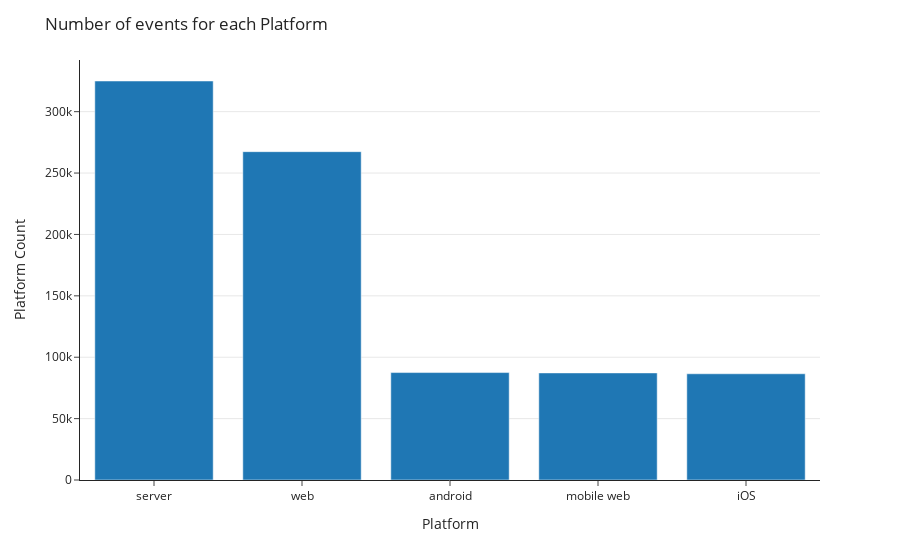

Notebook code for this chart:
### Code cell
title = 'Number of events for each Platform'
bar_plot(x='Platform', y='Platform Count',df=events_platform_count,title=title)

### Figure 1 — Plotly figure (JSON) as saved in the notebook; plotly's stock layout.template omitted (floating-point values rounded to 4 significant figures)
{"data": [{"alignmentgroup": "True", "hovertemplate": "Platform=%{x}<br>Platform Count=%{y}<extra></extra>", "legendgroup": "", "marker": {"color": "#1F77B4", "pattern": {"shape": ""}}, "name": "", "offsetgroup": "", "orientation": "v", "showlegend": false, "textposition": "auto", "x": ["server", "web", "android", "mobile web", "iOS"], "xaxis": "x", "y": [324980, 267421, 87501, 87224, 86514], "yaxis": "y", "type": "bar"}], "layout": {"xaxis": {"anchor": "y", "domain": [0, 1], "title": {"text": "Platform"}}, "yaxis": {"anchor": "x", "domain": [0, 1], "title": {"text": "Platform Count"}, "tickprefix": "", "showgrid": true}, "legend": {"tracegroupgap": 0}, "margin": {"t": 60}, "barmode": "relative", "title": {"text": "Number of events for each Platform"}}}
